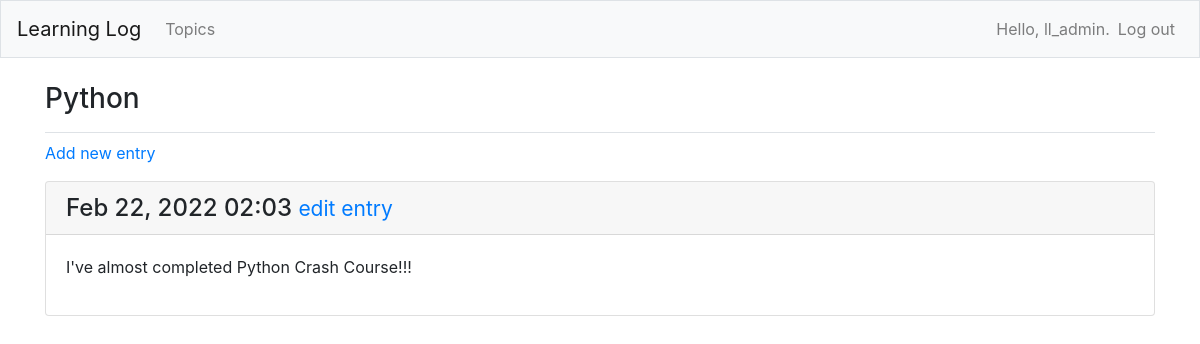
Before: /topics/3/ (signed in) with the older database file.
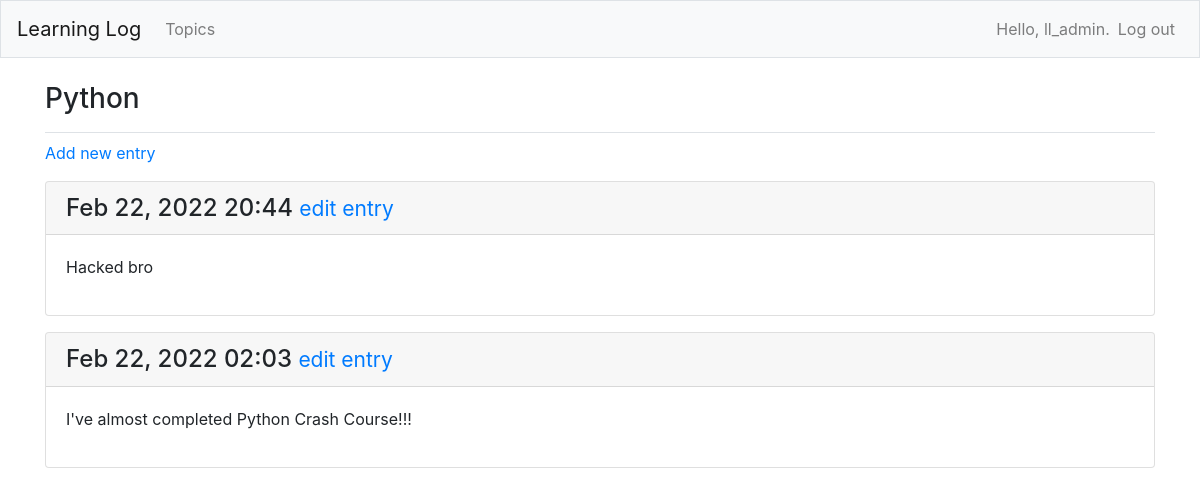
After: the same page with the newer database file.
### learning_logs/models.py (models this page shows, shortened)
class Topic(models.Model):
    text = models.CharField(max_length=200)
    date_added = models.DateTimeField(auto_now_add=True)
    owner = models.ForeignKey(User, on_delete=models.CASCADE)
    def __str__(self):
        return self.text

class Entry(models.Model):
    topic = models.ForeignKey(Topic, on_delete=models.CASCADE)
    text = models.TextField()
    date_added = models.DateTimeField(auto_now_add=True)
    class Meta:
        verbose_name_plural = "entries"

### learning_logs/views.py (the view)
# urls.py: path("topics/<int:topic_id>/", views.topic, name="topic"),
@login_required
def topic(request, topic_id):
    topic = Topic.objects.get(id=topic_id)
    check_topic_owner(topic.owner, request.user)
    entries = topic.entry_set.order_by("-date_added")
    context = {"topic": topic, "entries": entries}
    return render(request, "learning_logs/topic.html", context)

### learning_logs/helper_functions.py (called while the page is built)
def check_topic_owner(topic_owner, current_user):
    if topic_owner != current_user:
        raise Http404

### learning_logs/templates/learning_logs/topic.html
{% extends "learning_logs/base.html" %}
{% block page_header %}
  <h3>{{ topic }}</h3>
{% endblock page_header %}
{% block content %}
  <p>
    <a href="{% url 'learning_logs:new_entry' topic.id %}">Add new entry</a>
  </p>
  {% for entry in entries %}
    <div class="card mb-3">
      <h4 class="card-header">
        {{ entry.date_added|date:"M d, Y H:i" }}
        <small><a href="{% url 'learning_logs:edit_entry' entry.id %}">
          edit entry</a></small>
      </h4>
      <div class="card-body">
        {{ entry.text|linebreaks }}
      </div>
    </div>
  {% empty %}
    <p>There are no entries for this topic yet.</p>
  {% endfor %}
{% endblock content %}

### learning_logs/templates/learning_logs/base.html (shortened to what this page needs)
{% load bootstrap4 %}
<!doctype html>
<html lang="en">
<head>
  {% bootstrap_css %}
</head>
<body>
  <nav class="navbar navbar-expand-md navbar-light bg-light mb-4 border">
    <a class="navbar-brand" href="{% url 'learning_logs:index' %}">
        Learning Log</a>
    <div class="collapse navbar-collapse" id="navbarCollapse">
      <ul class="navbar-nav mr-auto">
        <li class="nav_item">
          <a class="nav-link" href="{% url 'learning_logs:topics' %}">
            Topics</a></li>
      </ul>
      <ul class="navbar-nav ml_auto">
        {% if user.is_authenticated %}
          <li class="nav-item">
            <span class="navbar-text">Hello, {{ user.username }}.</span>
          </li>
          <li class="nav-item">
            <a class="nav-link" href="{% url 'users:logout' %}">Log out</a>
          </li>
        {% endif %}
      </ul>
    </div>
  </nav>
  <main role="main" class="container">
    <div class="pb-2 mb-2 border-bottom">
      {% block page_header %}{% endblock page_header %}
    </div>
    <div>
      {% block content %}{% endblock content %}
    </div>
  </main>
</body>
</html>

Changed rows visible on the page:
added Entry: date_added "Feb 22, 2022 20:44", text "Hacked bro"
